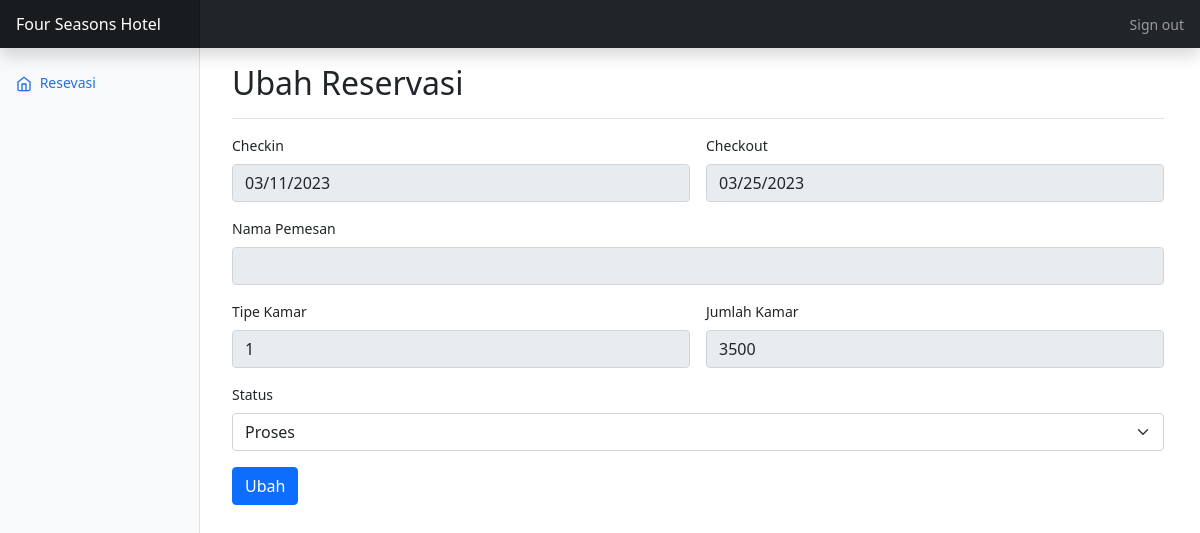
/resevsionis/index.php?page=reservasi-edit&id=36 (signed in), run on the app's committed database.
### tables this page shows
CREATE TABLE `reservasi` (
  `id` int(11) NOT NULL,
  `user_id` int(11) NOT NULL,
  `email` varchar(255) NOT NULL,
  `no_hp` int(20) NOT NULL,
  `kamar_id` int(11) NOT NULL,
  `checkin` date NOT NULL,
  `checkout` date NOT NULL,
  `jumlah` int(11) NOT NULL,
  `status` varchar(255) NOT NULL
);

### resevsionis/reservasi_edit.php (the view, shortened to what this page needs)
  <?php
  include "../koneksi.php";
  $id = $_GET['id'];
  $edit = $conn->query("SELECT * FROM reservasi WHERE id='$id'");
  while ($data = mysqli_fetch_array($edit)){
?>
  <div class="d-flex justify-content-between flex-wrap flex-md-nowrap align-items-center pt-3 pb-2 mb-3 border-bottom">
  <h1 class="h2">Ubah Reservasi</h1>
</div>
    <form class="row g-3 mb-5" method="post" action="">
		  <div class="col-md-6">
		    <label for="checkin" class="form-label">Checkin</label>
		    <input type="date" class="form-control" id="checkin" name="checkin" readonly value="<?php echo $data['checkin']; ?>">
		  </div>
		  <div class="col-md-6">
		    <label for="checkout" class="form-label">Checkout</label>
		    <input type="date" class="form-control" id="checkout" name="checkout" readonly value="<?php echo $data['checkout']; ?>">
		  </div>
		  <div class="col-12">
		    <label for="nama" class="form-label">Nama Pemesan</label>
		    <input type="text" class="form-control" id="nama" name="namapemesan" readonly value="<?php echo $data['nama']; ?>">
		  </div>
		  <div class="col-md-6">
		    <label for="tipekamar" class="form-label">Tipe Kamar</label>
		    <input type="number" class="form-control" id="tipekamar" readonly value="<?php echo $data['kamar_id'] ?>" name="jumlahkamar">
		  </div>
		   <div class="col-md-6">
		    <label for="inputCity" class="form-label">Jumlah Kamar</label>
		    <input type="number" class="form-control" id="inputCity" readonly value="<?php echo $data['jumlah'] ?>" name="jumlahkamar">
		  </div>
		  <div class="col-md-12">
		    <label for="inputCity" class="form-label">Status</label>
		    <select class="form-select" id="inputCity" name="status">
				  <option selected value="proses">Proses</option>
				</select>
		  </div>
		  <div class="col-12">
		    <button type="submit" class="btn btn-primary" name="simpan">Ubah</button>
		  </div>
		<?php } ?>
		</form>
  </div>

### css/dashboard.css (style rules this page uses)
body { font-size: .875rem; }

### data on the page
reservasi: checkin "03/11/2023", checkout "03/25/2023", jumlahkamar "1", jumlahkamar "3500"
